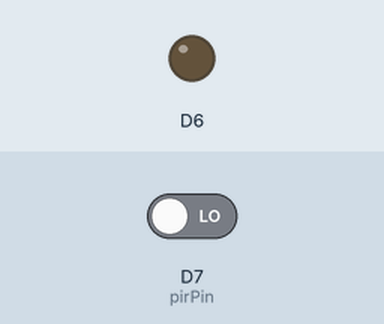
This program was run on a simulated ESP8266 (NodeMCU). On the bench: output pins drawn as LEDs (lit = HIGH). The test bench sets the inputs (shaded band); at power-on: D7 (pirPin) LOW. WiFi joins after 1.5 s; servers stay silent unless stated; no MQTT or app messages arrive unless stated; what the program prints to the serial monitor is not drawn.

Above: at 2.7 s.
2.8 s: D7 (pirPin) driven HIGH
At 4.0 s:
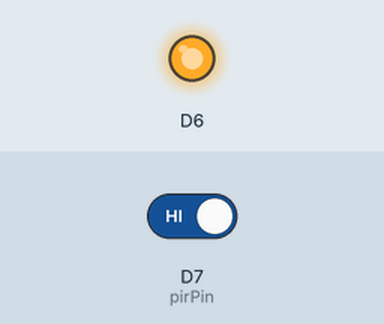
4.3 s: D7 (pirPin) driven LOW
At 5.5 s:
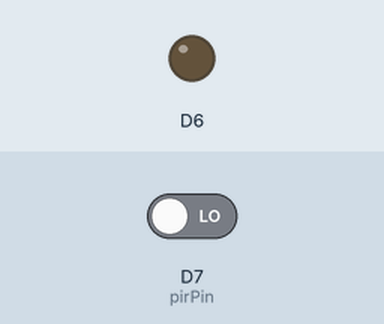
Timing chart, 0 to 7.3 s (numbered marks = the images above; inputs shaded):
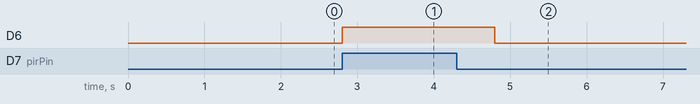

The program:

main.cpp
```cpp
#include <ESP8266WiFi.h>
#include <PubSubClient.h>
// Definir los parámetros de la red WiFi
const char* ssid = "247IASbros2.4";
const char* password = "T3reKByo2023$";

// Definir los parámetros del broker MQTT
const char* mqtt_server = "192.168.24.150";
const int mqtt_port = 1883; // Puerto predeterminado para MQTT
const char* mqtt_user = "usermqtt";    // en Datacenter mqtt_user = "adminmqtt"
const char* mqtt_password = "Ia$247";

WiFiClient espClient;
PubSubClient client(espClient);

// Definir el pin del sensor de movimiento PIR
const int pirPin = D7; // Por ejemplo, utilizar el pin GPIO 13

// Definir el tópico MQTT para publicar el estado de la alarma
const char* alarm_topic = "casa/alarm_01";

int pirState = LOW;           // de inicio no hay movimiento
int pirValue = 0;                  // estado del pin

void setup_wifi() {
  delay(10);
  // Conectar a la red WiFi
  Serial.println();
  Serial.print("Conectando a ");
  Serial.println(ssid);

  WiFi.begin(ssid, password);

  while (WiFi.status() != WL_CONNECTED) {
    delay(500);
    Serial.print(".");
  }

  Serial.println("");
  Serial.println("Conexión WiFi establecida");
  Serial.print("Dirección IP: ");
  Serial.println(WiFi.localIP());
}

void callback(char* topic, byte* payload, unsigned int length) {
  // No necesitamos un callback en este ejemplo
}

void reconnect() {
  // Loop hasta que estemos reconectados
  while (!client.connected()) {
    Serial.print("Intentando conexión MQTT...");

    if (client.connect("ESP8266Client", mqtt_user, mqtt_password)) {
      Serial.println("Conectado al broker MQTT");
    } else {
      Serial.print("falló, rc=");
      Serial.print(client.state());
      Serial.println(" Intentando nuevamente en 5 segundos");
      delay(5000);
    }
  }
}

void setup() {
  Serial.begin(115200);
  pinMode(pirPin, INPUT);
  pinMode(D6, OUTPUT);
  setup_wifi();
  client.setServer(mqtt_server, mqtt_port);
  client.setCallback(callback);
}

void loop()
{
  if (!client.connected()) {
    reconnect();
  }
  client.loop();

  pirValue = digitalRead(pirPin);  // Leer el estado del sensor de movimiento PIR

  if (pirValue == HIGH) {       // Publicar el estado de disparo de la alarma cuando se detecta movimiento

    digitalWrite(D6, HIGH);
    if (pirState == LOW)  //si previamente estaba apagado
    {
      client.publish(alarm_topic, "Alarma activada - Movimiento detectado");
      Serial.println("Sensor activado");
      pirState = HIGH;
    }
    delay(1000); // Esperar un segundo antes de volver a publicar para evitar múltiples publicaciones consecutivas
  }
  else   //si esta desactivado
  {
    digitalWrite(D6, LOW); // LED OFF
    if (pirState == HIGH)  //si previamente estaba encendido
      {
        client.publish(alarm_topic, "Alarma desactivada - Sin Movimiento alguno");
        Serial.println("Sensor parado");
        pirState = LOW;
      }
    }
  // Puedes agregar más lógica aquí según tus necesidades, como apagar la alarma después de cierto tiempo, etc.
}
```

Measured:
- after the input at 2.8 s, D6: LOW → HIGH at once
- after the input at 4.3 s, D6: HIGH → LOW after 0.50 s
